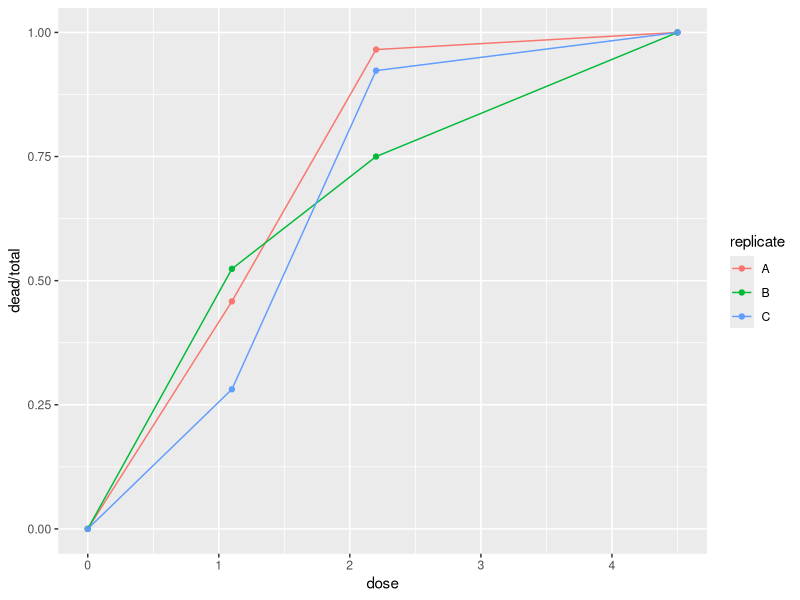
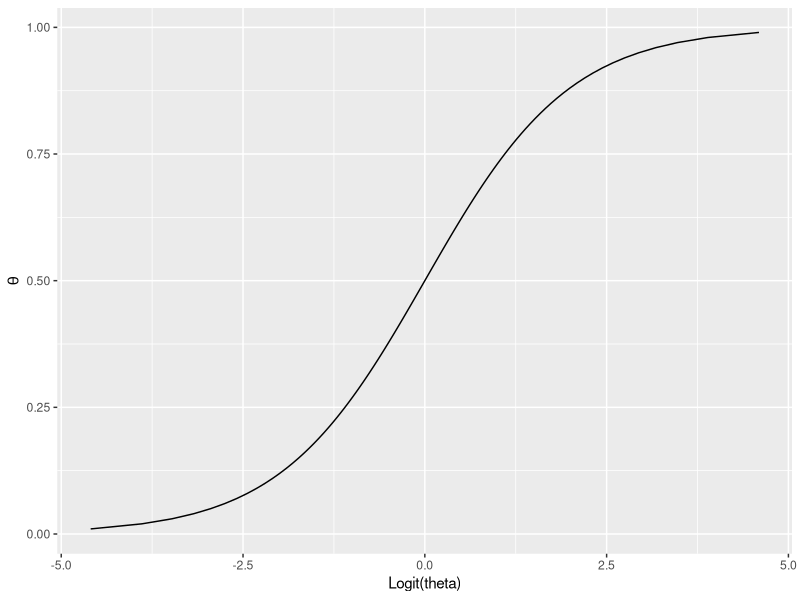
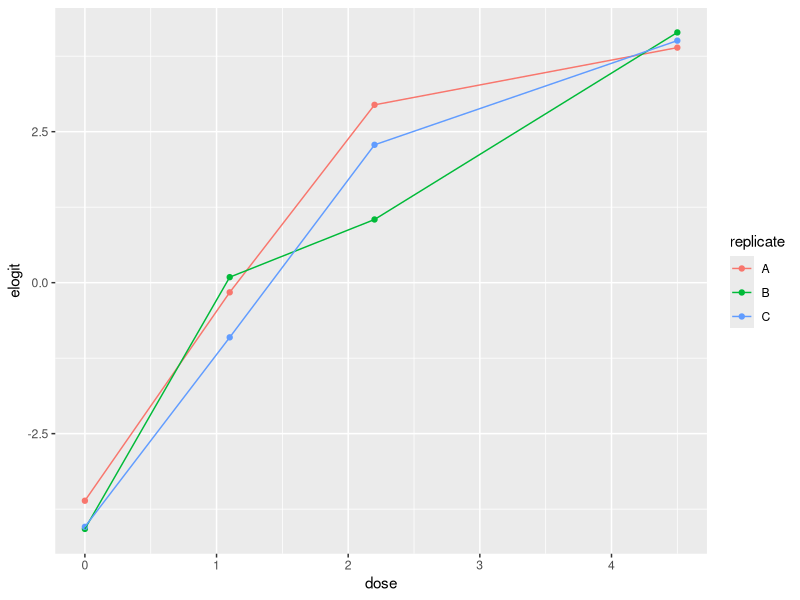

Write the R code that produced these figures, in order.
#EX 1
#' # Picloram data
#' 
#' Picloram is a herbicide used for plant control and Turner
#' et. al. (1992) examined the effect of varying doses of Picloram for
#' control of tall larkspur (ridderspore). Four different doses of
#' Picloram (0, 1.1, 2.2, 4.5 kg/ha) were used on in total 313 plants
#' located in three areas (called `replicate` in the dataset). For
#' each of the plants it was recorded whether the plant was killed or
#' not.

picloram <- read.table("data/picloram.txt", header=TRUE)
picloram
require(ggplot2)
qplot(dose, dead/total, data=picloram, colour=replicate, geom=c("point","line"))

#' The overall questions are: How lethal is the herbicide at different
#' doses and is there a difference in effect of dosis in the different
#' locations.
#' 
#' What would a good model be? Fit such a model? Discuss pros and cons
#' of different models. Does it fit well to data? Interpret the
#' parameters. What do you conclude?

#' NB: A sigmoid curve can look like this
x <- seq(0.01, 0.99, 0.01)
qplot(log(x/(1-x)), x, xlab="Logit(theta)", ylab=expression(theta), geom="line")

#' These code fragments may come in handy.
picloram <- transform(picloram, elogit=log((dead + 0.5)/(total - dead + 0.5)))
qplot(dose, elogit, data=picloram, colour=replicate, geom=c("point","line"))

logreg1 <- glm( cbind( dead, total - dead ) ~ replicate + dose, family=binomial, 
                data=picloram)

coef(summary(logreg1))



